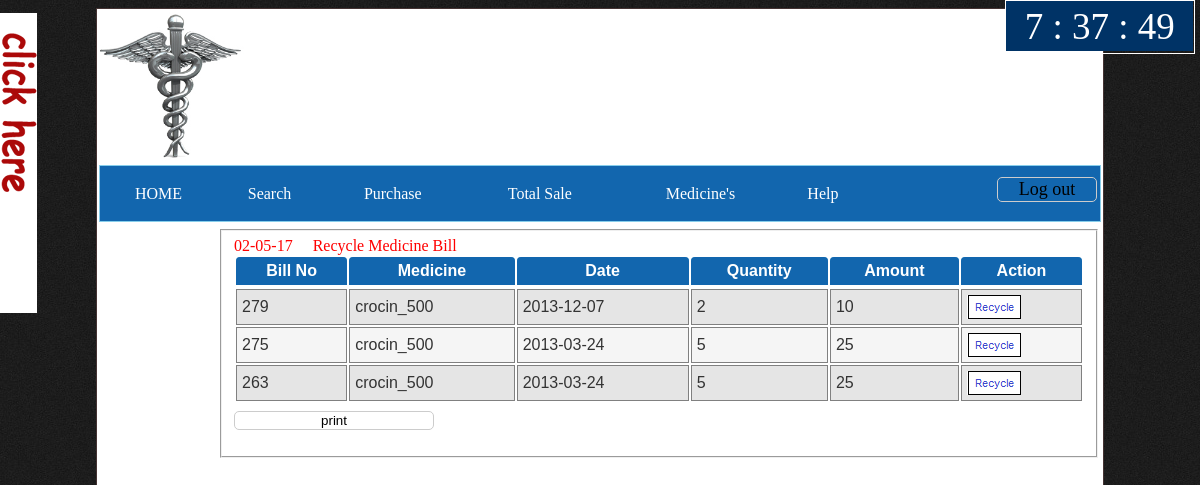
The app's page /recycle.php (signed in) with its own data.
### tables this page shows
CREATE TABLE IF NOT EXISTS `recycle` (
  `slip` int(10) NOT NULL,
  `medicine` varchar(35) NOT NULL,
  `date` date NOT NULL,
  `quantity` int(5) NOT NULL,
  `rate` float NOT NULL,
  `amount` int(10) NOT NULL
);

### recycle.php (the view, shortened to what this page needs)
<?php
if(isset($_SESSION['is_logged_in']))
{
?>
<html>
<head>
<link href='earning.css' rel='stylesheet' type='text/css'/>
<link href='style/trtd.css' rel='stylesheet' type='text/css'/>
</head>
<body id="main" bgcolor="lightgreen" onload="digital_clock()">
<div id="wrap"  style="top:0px;right:5px;position:absolute; ">
<div id="digital-clock">
<ul>
<li id="hours"></li>
<li> :</li>
<li id="minutes"></li>
<li> :</li>
<li id="seconds"></li>
</ul>
</div>
</div>
<table border=0 align=center width=70% height=70% id="table">
<tr><td colspan=2 height=100><div>
<img src="photo/logo.jpg" name="slide" style="" height="150"/>
</tr></tr>
<tr><td colspan=2 bgcolor="skyblue" height=30>
<div>
<table id="toptable"  width=1000>
<form method="post">
<tr align=center id="tr1"><td><a href="index.php" class="glink">HOME</a></td>
<td><a href="serch2.php"class="glink">Search</a></td>
<td><a href="pur2.php"class="glink">Purchase</a></td>
<td><a href="totalsale2.php" class="glink">Total Sale</a></td>
<td><a href="tomed2.php" class="glink">Medicine's</a></td>
<td><a href="help.php" class="glink">Help</a></td>
<td><input type="submit" value="Log out" class=but name="logout"></form></td>
</tr>
</table>
<tr align=left><td rowspan=3 width=15.6% align=left valign=top>
<?php require("sidemenu.php")?>
</td></tr>
<tr><td valign="top">
<fieldset>
<div id="showdetail">
<font face=vani color=red><?php echo(date('d-m-y'));?><label style="margin-left:20px;">Recycle Medicine Bill</label></font>
<table class="oddeven"><thead><tr bgcolor=skyblue><th>Bill No</th><th>Medicine</th><th> Date</th><th>Quantity</th><th>Amount</th><th>Action</th></tr></thead>
<tr>
<?php
$t7="recycle";
if(isset($_REQUEST['limit1'])&& isset($_REQUEST['limit2']))
{
$l1=$_REQUEST['limit1'];
$l2=$_REQUEST['limit2'];
$sql="select*from $t7 ORDER BY `slip` desc limit $l1,$l2";
$result=mysql_query($sql) or die("Sql100".mysql_error());
while($row=mysql_fetch_array($result))
{
?>
<tr><td><?php echo($row["slip"])?></td><td><?php echo $row["medicine"]?></td><td><?php echo $row["date"]?></td><td><?php echo $row["quantity"]?></td><td><?php echo $row["amount"]?></td><td style="border:none;"><a style="border:none;"href="javascript:recycle(<?php echo($row['slip']);?>)"><img src="photo/recycle.jpg" style="border:none;"></a></td></tr>
<?php
}
}
else
{
$sql="select*from $t7 ORDER BY `slip` desc limit 0,30;";
$result=mysql_query($sql) or die("Sql100".mysql_error());
if(mysql_num_rows($result)>0)
{
while($row=mysql_fetch_array($result))
{
?>
<tr><td><?php echo($row["slip"])?></td><td><?php echo $row["medicine"]?></td><td><?php echo $row["date"]?></td><td><?php echo $row["quantity"]?></td><td><?php echo $row["amount"]?></td><td><a href="javascript:recycle(<?php echo($row['slip']);?>)"><img src="photo/recycle.jpg"></a></td></tr>
<?php
}
}
else{
echo("<tr><td valign=top colspan=6>No Medicine Deleted</td></tr>");
}
}
?>
</table>
</div>
<input type="button" value="print" onclick="javascript:printSelection(document.getElementById('showdetail'));">
</fieldset>
</td></tr>
</body>
</html>
<?php
}
else
header('Location:login.php');
?>

### earning.css (style rules this page uses)
body { background:url(photo/bg.jpg); }
table { background:white; }
#table { width:1000px; min-height:768px; height:auto; background:white; height:auto; border:1px groove #433; }
#showdetail { width:850px; background:WHITE; border:none; }
#toptable { background:#1266ae; }
#toptable td a { color:white; text-decoration:none; }
.but { height:25px; width:70%; float:right; }
#showdetail table { color:#333; font-family:arial; }
#digital-clock { height:52px; border:1px solid #fff; width:11.75em; }
#digital-clock ul { margin:0; padding:0.1em; background:#003366; font-size:37px; width:180px; color:#FFF; list-style-type:none; text-align:center; }
#digital-clock li { display:inline; padding:0; margin:0; }
.oddeven { width:850; }
.oddeven td { padding:5px; padding-left:5px; border:1px groove gray; }
.oddeven thead th { background-color:#1266ae; padding:5px; color:white; font-family:arial; border-top-left-radius:4px; border-top-right-radius:4px; }
input, textarea { font-family:"Myriad Pro", "Trebuchet MS", sans-serif; background-color: #fff; border: 1px solid #ccc; width: 200px; display: block; margin-bottom: 16px; margin-top: 8px; -webkit-border-radius: 5px; -moz-border-radius: 5px; -o-border-radius: 5px; -ms-border-radius: 5px; -khtml-border-radius: 5px; border-radius: 5px; -webkit-transition: all 0.5s ease-in-out; -moz-transition: all 0.5s ease-in-out; -o-transition: all 0.5s ease-in-out; -ms-transition: all 0.5s ease-in-out; transition: all 0.5s ease-in-out; color: #000; }
input[type=submit] { background: none; opacity: 1.0; width:100px; font-size:18px; font-family: Andalus, 'Android Emoji', 'Droid Sans Armenian', 'Droid Sans Ethiopic' }

### style/trtd.css (style rules this page uses)
.odd { background-color:#e5e5e5; }
.even { background-color:#f5f5f5; }

### records on screen
recycle: slip "279", medicine "crocin_500", date "2013-12-07", quantity "2", amount "10"
recycle: slip "275", medicine "crocin_500", date "2013-03-24", quantity "5", amount "25"
recycle: slip "263", medicine "crocin_500", date "2013-03-24", quantity "5", amount "25"
